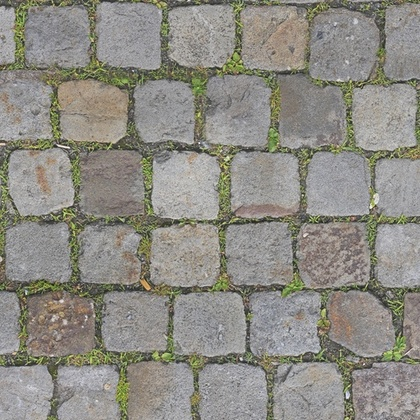
#> input picture resources/diffuse.jpg, 420 x 420 px, shrunk from 512 x 512 before the run, found by its file name
$ python resource.py
#> lines starting #> are read from the running program, lines starting #| are printed output that depends on the picture
### utils/mesh.py
from typing import Optional, Literal
from attr import dataclass
import torch
import torch.nn as nn
import torch.nn.functional as F
import numpy as np

from utils.gltf_io import load_gltf
from utils.obj_io import load_obj, save_obj
from utils.vertex_normals import vertex_normals
from utils.face_vertices import face_vertices


class Mesh(object):
    """
    A simple class for creating and manipulating trimesh objects
    """

    faces: torch.Tensor
    vertices: torch.Tensor
    normals: Optional[torch.Tensor]
    normal_indices: Optional[torch.Tensor]
    tex_coords: Optional[torch.Tensor]
    uv_indices: Optional[torch.Tensor]
    textures: torch.Tensor
    texture_res: int = 1
    texture_type: str = "surface"

    @property
    def device(self):
        return self.vertices.device

    @property
    def batch_size(self):
        return self.vertices.shape[0]

    @property
    def num_vertices(self):
        return self.vertices.shape[1]

    @property
    def num_faces(self):
        return self.faces.shape[1]

    # [118 lines left out: functions __init__, from_gltf, not called in this run]

    @classmethod
    def from_obj(
        cls,
        filename_obj,
        normalization=False,
        load_texture=False,
        texture_res=1,
        texture_type: Literal["surface", "vertex"] = "surface",
    ):
        """
        Create a Mesh object from a .obj file
        """

        vertices, normals, tex_coords, faces, textures, uv_indices, normal_indices = (
            load_obj(
                filename_obj,
                normalization=normalization,
                texture_res=texture_res,
                load_texture=False,
            )
        )
        if not load_texture:
            textures = None

        return cls(
            vertices=vertices,
            faces=faces,
            normals=normals,
            normal_indices=normal_indices,
            tex_coords=tex_coords,
            uv_indices=uv_indices,
            textures=textures,
            texture_res=texture_res,
            texture_type=texture_type,
        )

    # [14 lines left out: function save_obj, not called in this run]

    @property
    def face_vertices(self):
        return face_vertices(self.vertices, self.faces)

    # [5 lines left out: function surface_normals, not called in this run]

    @property
    def vertex_normals(self):
        return vertex_normals(self.vertices, self.faces)

    # [26 lines left out: functions face_textures, serialize, not called in this run]

    def voxelize(self, voxel_size=32):
        pass
        # stub!
        # face_vertices_norm = self.face_vertices * voxel_size / (voxel_size - 1) + 0.5
        # return srf.voxelization(face_vertices_norm, voxel_size, False)

### resources/resource.py
import cv2
import numpy as np

img = np.divide(cv2.imread(R"resources/diffuse.jpg")[64:64+128,64:64+128,[2,1,0]], 255)
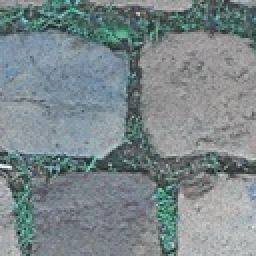
#> img: shape (128, 128, 3) float64 (shown 2 times larger); mean B, G, R 0.543, 0.532, 0.486
normal = np.divide(cv2.imread(R"resources/normal.jpg")[64:64+128,64:64+128,[2,1,0]], 255)
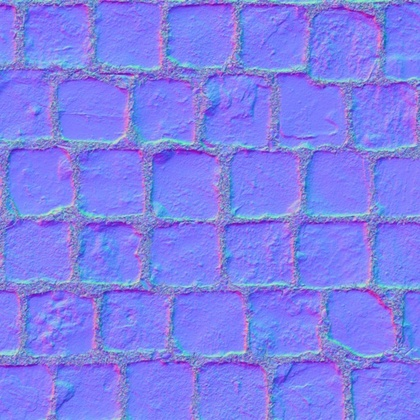
#> input picture resources/normal.jpg, 420 x 420 px, shrunk from 512 x 512 before the run, found by its file name
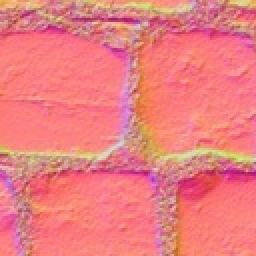
#> normal: shape (128, 128, 3) float64 (shown 2 times larger); mean B, G, R 0.498, 0.491, 0.926
roughness = np.divide(cv2.imread(R"resources/roughness.jpg")[64:64+128,64:64+128,[2,1,0]], 255)
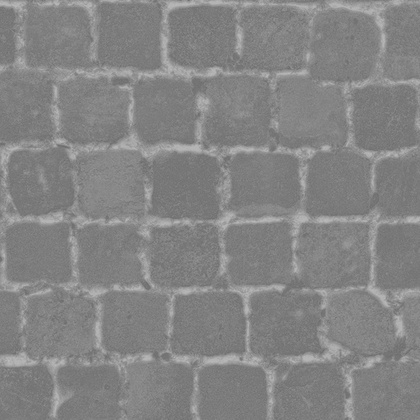
#> input picture resources/roughness.jpg, 420 x 420 px, shrunk from 512 x 512 before the run, found by its file name
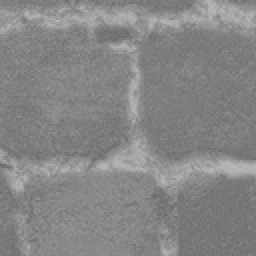
#> roughness: shape (128, 128, 3) float64 (shown 2 times larger); min 0.412, max 0.722, mean 0.524
roughness *= roughness
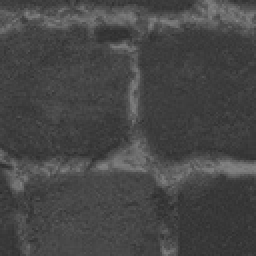
#> roughness: shape (128, 128, 3) float64 (shown 2 times larger); min 0.17, max 0.521, mean 0.277

from utils.mesh import Mesh

spot_obj = Mesh.from_obj("resources/spot_simplified.obj", load_texture=False)
#> (the run stopped early here; a loop or call above may not have finished)
